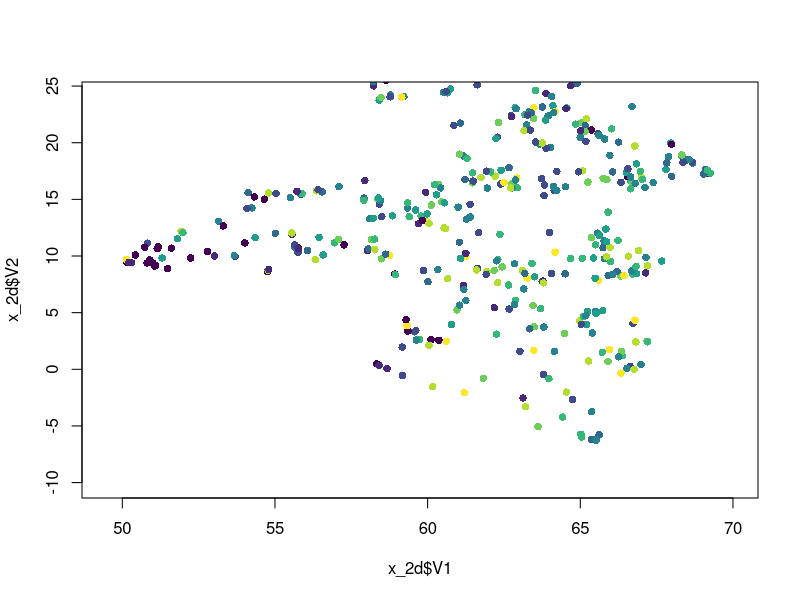
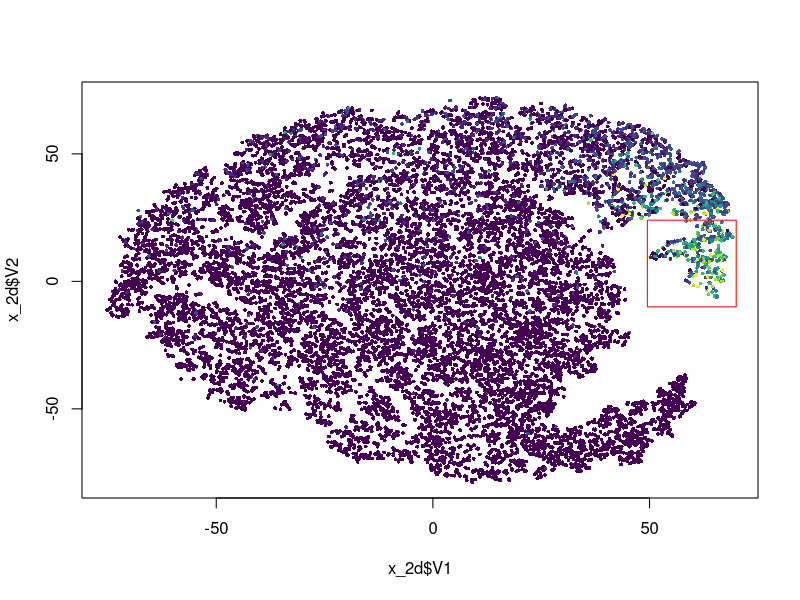
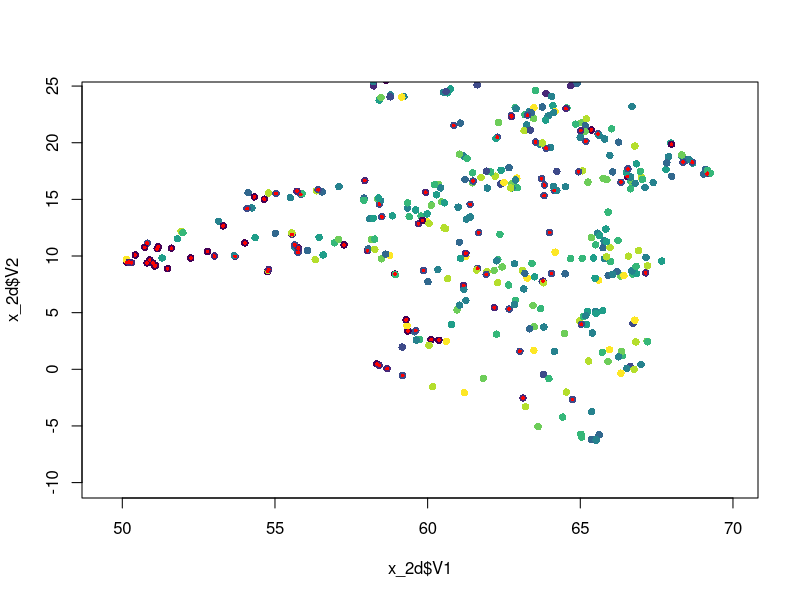
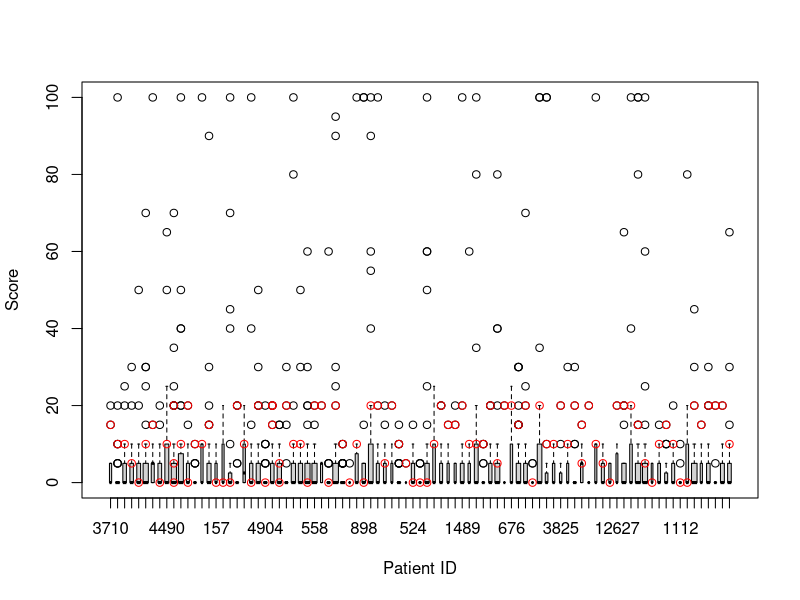
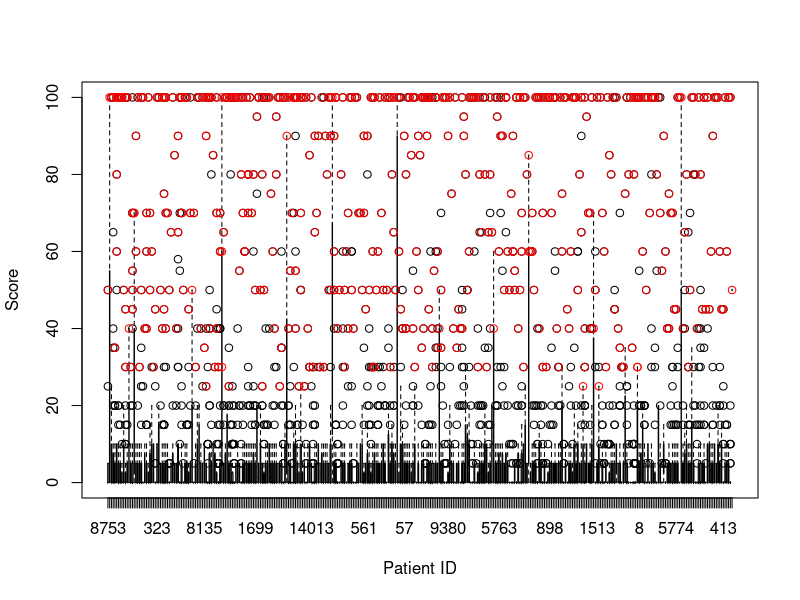
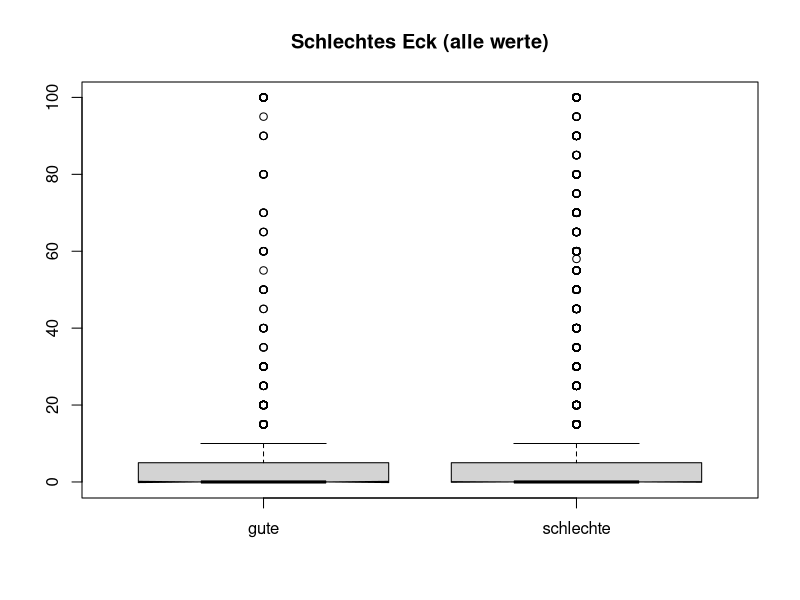
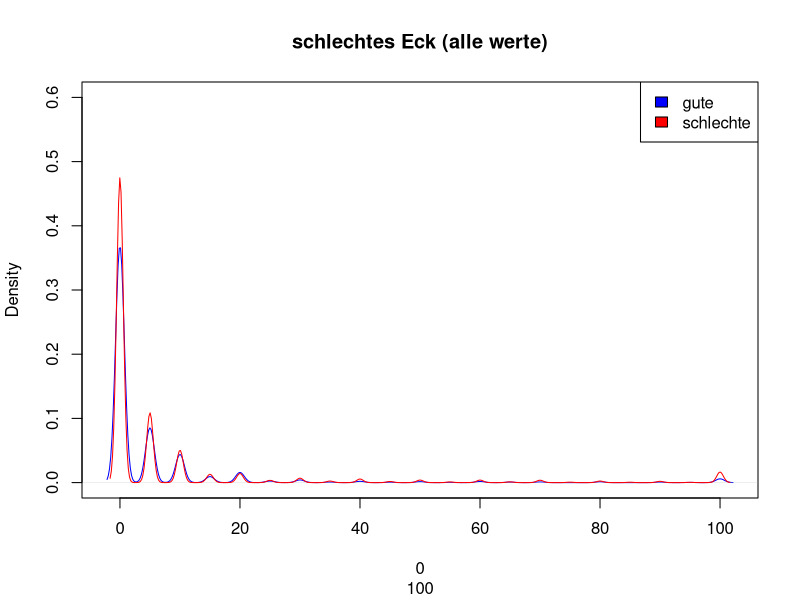
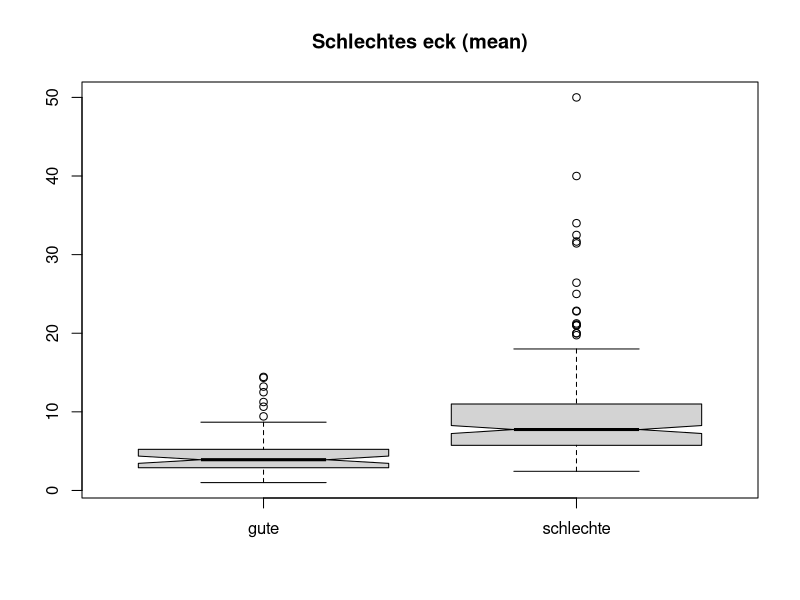

These charts were generated, in order, by the following R code:
setwd("~/Desktop/dl_project_1/tsne")
x_2d <- read.table(file = "x_2d_regression.csv", header = FALSE, sep = ";")
y <- read.table(file = "y_regression.csv", header = FALSE, sep = ";")
patients <- read.table(file = "patients_regression.csv", header = FALSE, sep = ";")
y <- as.numeric(unlist(y))
patients <- as.numeric(unlist(patients))

y_factor <- round(y / 10) + 1


library(viridis)
color = viridis(n = 10)

plot(x = x_2d$V1, y = x_2d$V2, pch = 16, cex = 1,  col = color[y_factor],
     xlim = c(49.5, 70), ylim = c(-10, 24))

#identify(x = x_2d$V1, y = x_2d$V2, labels = rownames(x_2d))

plot(x = x_2d$V1, y = x_2d$V2, pch = 16, cex = .5,  col = color[y_factor])

rect(xleft = 49.5, ybottom = -10, xright = 70, ytop = 24, border = "red")

outlier <- rep(FALSE, length(x_2d$V1))
not_outlier <- rep(FALSE, length(x_2d$V1))
for (i in 1:length(x_2d$V1)) {
  if (x_2d$V1[i] <= 70 && x_2d$V1[i] >= 49.5 &&
      x_2d$V2[i] <= 24 && x_2d$V2[i] >= -10 &&
      y[i] <= 20) {
    outlier[i] <- TRUE
  }
  else if (x_2d$V1[i] <= 70 && x_2d$V1[i] >= 49.5 &&
           x_2d$V2[i] <= 24 && x_2d$V2[i] >= -10 &&
           y[i] > 20) {
    not_outlier[i] <- TRUE
  }
}

ids <- which(x = outlier)
not_ids <- which(x = not_outlier)

plot(x = x_2d$V1, y = x_2d$V2, pch = 16, cex = 1,  col = color[y_factor],
     xlim = c(49.5, 70), ylim = c(-10, 24))
points(x = x_2d$V1[outlier], y = x_2d$V2[outlier], pch = 16, cex = .5, col = "red")

length(patients[ids])

length(unique(patients[ids]))

# patients where a healty joint is WRONFGULLY in the area of the damaged joints

m <- list()

for (i in 1:length(unique(patients[ids]))) {
  m[[i]] <- y[which(patients == unique(patients[ids])[i])]
  names(m)[[i]] <- unique(patients[ids])[i]
}

boxplot(m, xlab = "Patient ID", ylab = "Score", varwidth = TRUE)

x_1 <- NULL
y_1 <- NULL

for (i in ids) {
  x_1[i] <- which(unique(patients[ids]) == patients[i])
  y_1[i] <- y[i]
}

points(x_1, y_1, col = "red")

# patients where a damaged joint is RIGHTFULLY in the area of the damaged joints

m_2 <- list()

for (i in 1:length(unique(patients[not_ids]))) {
  m_2[[i]] <- y[which(patients == unique(patients[not_ids])[i])]
  names(m_2)[[i]] <- unique(patients[not_ids])[i]
}

boxplot(m_2, xlab = "Patient ID", ylab = "Score", varwidth = TRUE)

x_2 <- NULL
y_2 <- NULL

for (i in not_ids) {
  x_2[i] <- which(unique(patients[not_ids]) == patients[i])
  y_2[i] <- y[i]
}

points(x_2, y_2, col = "red")

#hist(x = unlist(m), breaks = 20, freq = FALSE, col = rgb(0,0,1,1/4))
#hist(x = unlist(m_2), breaks = 20, freq = FALSE, col = rgb(1,0,0,1/4), add = TRUE)
#abline(v = mean(y_1, na.rm = TRUE), col = "blue")
#abline(v = mean(y_2, na.rm = TRUE), col = "red")

boxplot(list(unlist(m), unlist(m_2)), notch = TRUE,
        names = c("gute", "schlechte"),
        main = "Schlechtes Eck (alle werte)")

plot(x = density(x = unlist(m), na.rm = TRUE), col = "blue",
     main = "schlechtes Eck (alle werte)", ylim = c(0, 0.6), xlab = c(0,100))
lines(density(x = unlist(m_2), na.rm = TRUE), col = "red")
legend("topright",
       legend = c("gute", "schlechte"),
       fill = c("blue", "red"))

m_mean <- rep(NA, length(m))

for (i in 1:length(m)) {
  m_mean[i] <- mean(m[[i]])
}

m2_mean <- rep(NA, length(m_2))

for (i in 1:length(m_2)) {
  m2_mean[i] <- mean(m_2[[i]])
}

boxplot(list(unlist(m_mean), unlist(m2_mean)), notch = TRUE,
        names = c("gute", "schlechte"),
        main = "Schlechtes eck (mean)")

plot(x = density(x = m_mean, na.rm = TRUE), col = "blue",
     main = "schlechtes Eck (mean)", ylim = c(0, 0.2), xlab = c(0,100))
lines(density(x = m2_mean, na.rm = TRUE), col = "red")
legend("topright",
       legend = c("gute", "schlechte"),
       fill = c("blue", "red"))

# H_0: Beide Mittelwerte sind gliech
# p-wert: 2.1 x 10^-14
# H_0 kann verworfen werden
t.test(x = m_mean, y = m2_mean, paired = FALSE)

# Umgekehrt -----------------------

plot(x = x_2d$V1, y = x_2d$V2, pch = 16, cex = 1,  col = color[y_factor],
     xlim = c(-75, 20))

plot(x = x_2d$V1, y = x_2d$V2, pch = 16, cex = .5,  col = color[y_factor])

rect(xleft = -75, ybottom = min(x_2d$V2), xright = 20, ytop = max(x_2d$V2),
     border = "red")

outlier <- rep(FALSE, length(x_2d$V1))
not_outlier <- rep(FALSE, length(x_2d$V1))
for (i in 1:length(x_2d$V1)) {
  if (x_2d$V1[i] <= 20 && y[i] > 20) {
    outlier[i] <- TRUE
  }
  else if (x_2d$V1[i] <= 20 && y[i] <= 20) {
    not_outlier[i] <- TRUE
  }
}

ids <- which(x = outlier)
not_ids <- which(x = not_outlier)

plot(x = x_2d$V1, y = x_2d$V2, pch = 16, cex = .5,  col = color[y_factor],
     xlim = c(-75, 20))
points(x = x_2d$V1[outlier], y = x_2d$V2[outlier], pch = 16, cex = .5, col = "red")

length(patients[ids])

length(unique(patients[ids]))

# patients where a damaged joint is WRONFGULLY in the area of the healty joints

m <- list()

for (i in 1:length(unique(patients[ids]))) {
  m[[i]] <- y[which(patients == unique(patients[ids])[i])]
  names(m)[[i]] <- unique(patients[ids])[i]
}

boxplot(m, xlab = "Patient ID", ylab = "Score", varwidth = TRUE)

x_1 <- NULL
y_1 <- NULL

for (i in ids) {
  x_1[i] <- which(unique(patients[ids]) == patients[i])
  y_1[i] <- y[i]
}

points(x_1, y_1, col = "red")

# patients where a healty joint is RIGHTFULLY in the area of the damaged joints

m_2 <- list()

for (i in 1:length(unique(patients[not_ids]))) {
  m_2[[i]] <- y[which(patients == unique(patients[not_ids])[i])]
  names(m_2)[[i]] <- unique(patients[not_ids])[i]
}

boxplot(m_2[1:100], xlab = "Patient ID", ylab = "Score", varwidth = TRUE)

x_2 <- NULL
y_2 <- NULL

for (i in not_ids) {
  x_2[i] <- which(unique(patients[not_ids]) == patients[i])
  y_2[i] <- y[i]
}

points(x_2[1:161], y_2[1:161], col = "red")

#hist(x = unlist(m), breaks = 20, freq = FALSE, col = rgb(0,0,1,1/4))
#hist(x = unlist(m_2), breaks = 20, freq = FALSE, col = rgb(1,0,0,1/4), add = TRUE)
#abline(v = mean(y_1, na.rm = TRUE), col = "blue")
#abline(v = mean(y_2, na.rm = TRUE), col = "red")

boxplot(list(unlist(m), unlist(m_2)), notch = TRUE,
        names = c("schlechte", "gute"),
        main = "Gutes Eck (alle werte)")

plot(x = density(x = unlist(m), na.rm = TRUE), col = "blue",
     main = "gutes Eck (alle werte)", ylim = c(0, 0.6), xlab = c(0,100))
lines(density(x = unlist(m_2), na.rm = TRUE), col = "red")
legend("topright",
       legend = c("schlechte", "gute"),
       fill = c("blue", "red"))

m_mean <- rep(NA, length(m))

for (i in 1:length(m)) {
  m_mean[i] <- mean(m[[i]])
}

m2_mean <- rep(NA, length(m_2))

for (i in 1:length(m_2)) {
  m2_mean[i] <- mean(m_2[[i]])
}

boxplot(list(unlist(m_mean), unlist(m2_mean)), notch = TRUE,
        names = c("schlechte", "gute"),
        main = "Gutes eck (mean)")

plot(x = density(x = m_mean, na.rm = TRUE), col = "blue",
     main = "gutes Eck (mean)", ylim = c(0, 0.2), xlab = c(0,100))
lines(density(x = m2_mean, na.rm = TRUE), col = "red")
legend("topright",
       legend = c("schlechte", "gute"),
       fill = c("blue", "red"))

# H_0: Beide Mittelwerte sind gliech
# p-wert: 4.9 x 10^-5
# H_0 kann verworfen werden
t.test(x = m_mean, y = m2_mean, paired = FALSE)
